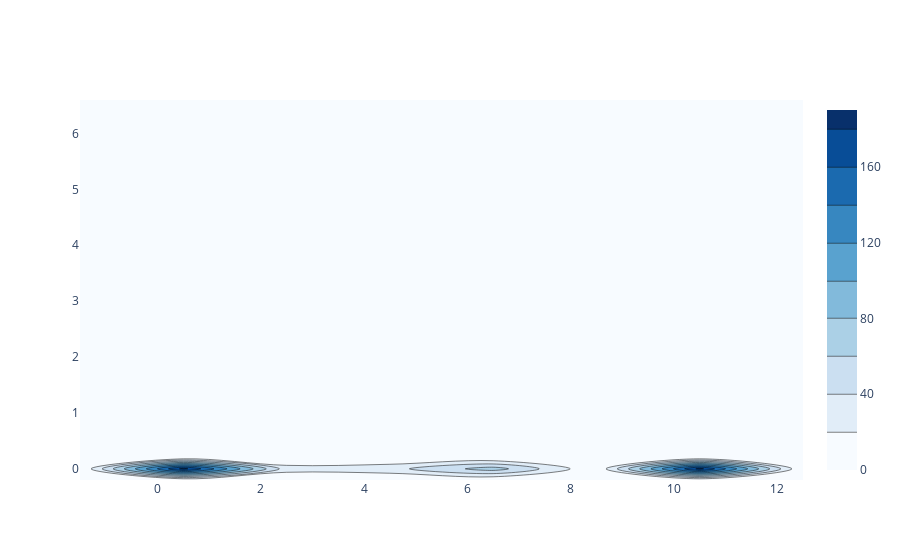

Notebook code for this chart:
### Markdown cell above
# Rainfall by month

### Code cell
fig = go.Figure(data=go.Histogram2dContour(x=df['month'],y=df['rain'],colorscale='Blues'))
fig.show()

### Figure 1 — Plotly figure (JSON) as saved in the notebook; plotly's stock layout.template omitted (floating-point values rounded to 4 significant figures; data arrays with more than 128 entries replaced by an {"elided": "..."} marker saying what was removed)
{"data": [{"colorscale": [[0, "rgb(247,251,255)"], [0.125, "rgb(222,235,247)"], [0.25, "rgb(198,219,239)"], [0.375, "rgb(158,202,225)"], [0.5, "rgb(107,174,214)"], [0.625, "rgb(66,146,198)"], [0.75, "rgb(33,113,181)"], [0.875, "rgb(8,81,156)"], [1, "rgb(8,48,107)"]], "type": "histogram2dcontour", "x": {"elided": "517 int values"}, "y": {"elided": "517 float values"}}], "layout": {}}
